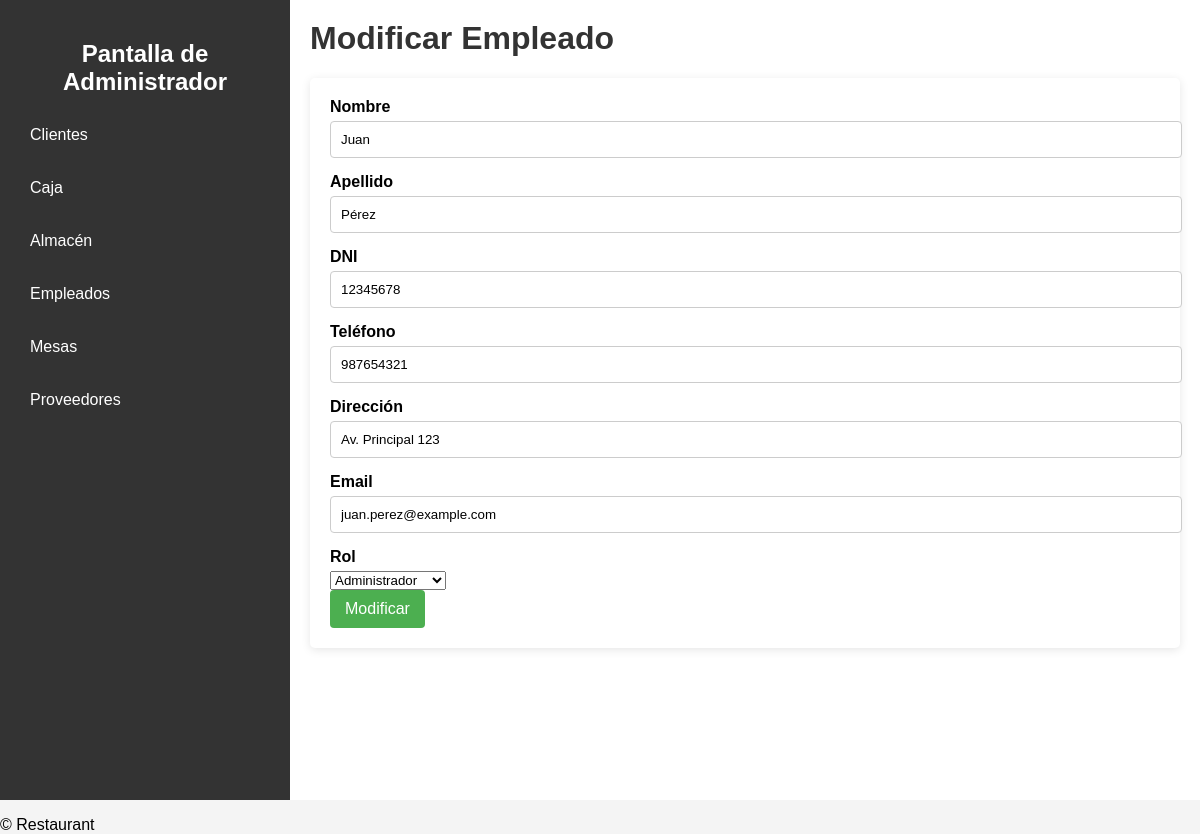
/vista/modificar_empleado.php?id=1, run on an earlier commit of the app's database.
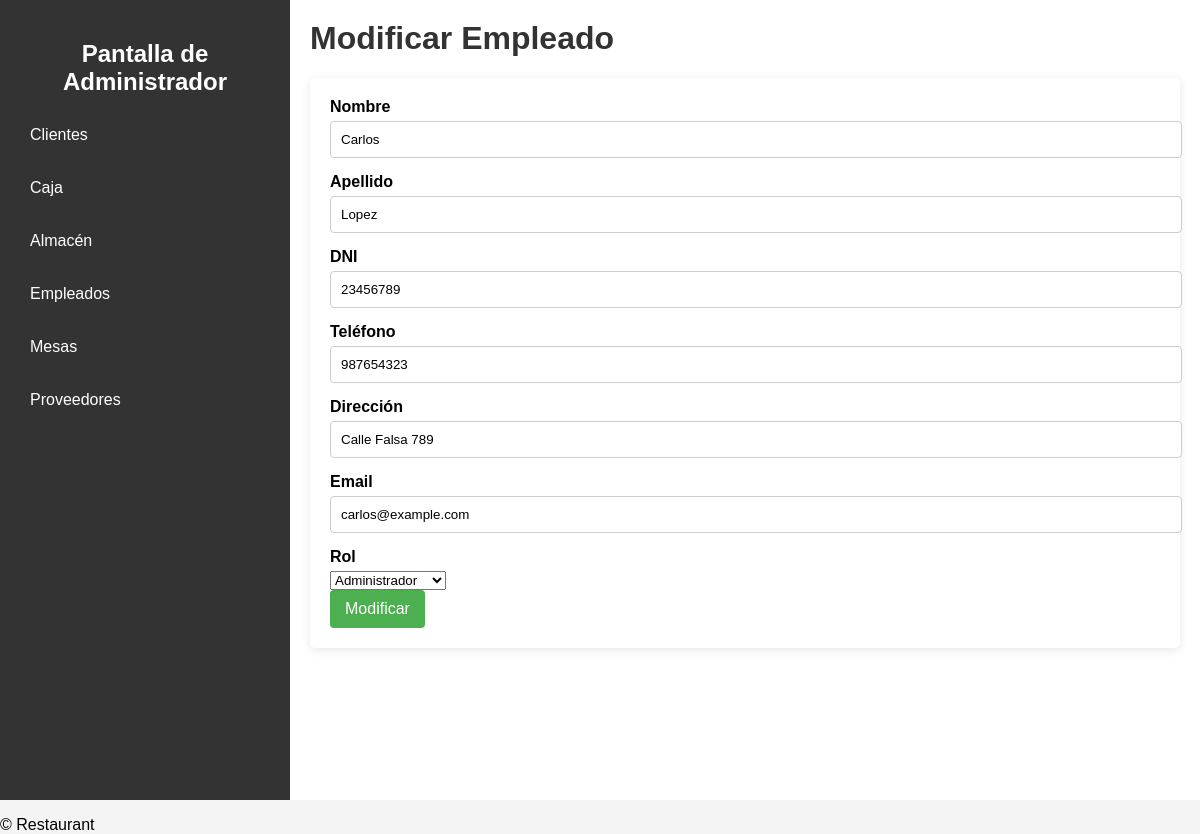
And on a later commit of the database.
### tables this page shows
CREATE TABLE `empleados` (
  `id_empleado` int(11) NOT NULL,
  `id_rol` int(11) DEFAULT NULL,
  `nombre` varchar(100) DEFAULT NULL,
  `apellido` varchar(100) DEFAULT NULL,
  `dni` varchar(8) DEFAULT NULL,
  `telefono` varchar(9) DEFAULT NULL,
  `email` varchar(100) DEFAULT NULL,
  `direccion` varchar(255) DEFAULT NULL,
  `fecha_contratacion` date DEFAULT NULL,
  `estado` tinyint(1) DEFAULT NULL
);

CREATE TABLE `roles` (
  `id_rol` int(11) NOT NULL,
  `nombre_rol` varchar(50) DEFAULT NULL,
  `descripcion` varchar(255) DEFAULT NULL
);

### vista/modificar_empleado.php (the view, shortened to what this page needs)
<?php
include "../config/conexion.php";
$id = $_GET["id"];
$sql = $conexion->query("SELECT * FROM empleados WHERE id_empleado = $id");
?>
<!DOCTYPE html>
<html lang="es">
<head>
    <link rel="stylesheet" href="../public/styles/admi.css">
</head>
<body>
    <div class="container">
        <nav class="sidebar">
            <h2>Pantalla de Administrador</h2>
            <ul>
                <li><a href="#" onclick="showSection('clientes')">Clientes</a></li>
                <li><a href="#" onclick="showSection('caja')">Caja</a></li>
                <li><a href="#" onclick="showSection('almacen')">Almacén</a></li>
                <li><a href="#" onclick="showSection('empleados')">Empleados</a></li>
                <li><a href="#" onclick="showSection('mesas')">Mesas</a></li>
                <li><a href="#" onclick="showSection('proveedores')">Proveedores</a></li>
            </ul>
        </nav>
        <main class="content">
            <h1>Modificar Empleado</h1>
            <div class="container-fluid row">
                <form class="col-4 p-3" method="POST">
                    <?php
                        include "../controlador/modificar_empleado.php";
                        while ($datos = $sql->fetch_object()) { ?>
                            <div class="mb-3">
                                <label for="nombre" class="form-label">Nombre</label>
                                <input type="text" class="form-control" name="nombre" value="<?= $datos->nombre ?>" required>
                            </div>
                            <div class="mb-3">
                                <label for="apellido" class="form-label">Apellido</label>
                                <input type="text" class="form-control" name="apellido" value="<?= $datos->apellido ?>" required>
                            </div>
                            <div class="mb-3">
                                <label for="dni" class="form-label">DNI</label>
                                <input type="text" class="form-control" name="dni" value="<?= $datos->dni ?>" required>
                            </div>
                            <div class="mb-3">
                                <label for="telefono" class="form-label">Teléfono</label>
                                <input type="text" class="form-control" name="telefono" value="<?= $datos->telefono ?>" required>
                            </div>
                            <div class="mb-3">
                                <label for="direccion" class="form-label">Dirección</label>
                                <input type="text" class="form-control" name="direccion" value="<?= $datos->direccion ?>" required>
                            </div>
                            <div class="mb-3">
                                <label for="email" class="form-label">Email</label>
                                <input type="email" class="form-control" name="email" value="<?= $datos->email ?>" required>
                            </div>
                            <div class="mb-3">
                                <label for="id_rol" class="form-label">Rol</label>
                                <select class="form-select" name="id_rol" required>
                                    <?php
                                    $sql_roles = $conexion->query("SELECT * FROM roles");
                                    while ($rol = $sql_roles->fetch_object()) { ?>
                                        <option value="<?= $rol->id_rol ?>" <?= $rol->id_rol == $datos->id_rol ? 'selected' : '' ?>><?= $rol->nombre_rol ?></option>
                                    <?php } ?>
                                </select>
                            </div>
                        <?php } ?>
                    <button type="submit" class="btn btn-primary" name="btnmodificar" value="ok">Modificar</button>
                </form>
            </div>
        </main>
    </div>
    <footer>
        <p>&copy; Restaurant</p>
    </footer>
</body>
</html>

### public/styles/admi.css (style rules this page uses)
body { font-family: Arial, sans-serif; margin: 0; padding: 0; background-color: #f4f4f4; height: 100vh; }
.container { display: flex; height: 100%; }
.sidebar { width: 250px; background-color: #333; color: #fff; padding: 20px; }
.sidebar h2 { text-align: center; }
.sidebar ul { list-style: none; padding: 0; }
.sidebar ul li { margin: 15px 0; }
.sidebar ul li a { color: #fff; text-decoration: none; padding: 10px; display: block; transition: background 0.3s; }
.content { flex: 1; padding: 20px; background-color: #fff; }
.content h1 { margin-top: 0; }
h1,h3 { color: #333; }
form { background-color: white; padding: 20px; border-radius: 5px; box-shadow: 0 2px 10px rgba(0, 0, 0, 0.1); }
form label { display: block; margin-bottom: 5px; font-weight: bold; }
form input { width: 100%; padding: 10px; margin-bottom: 15px; border: 1px solid #ccc; border-radius: 4px; }
form button { background-color: #4CAF50; color: white; padding: 10px 15px; border: none; border-radius: 4px; cursor: pointer; font-size: 16px; }

What changed in the data, as far as the page shows it:
changed empleados "Administrador": nombre "Juan" → "Carlos"; apellido "Pérez" → "Lopez"; dni "12345678" → "23456789"; telefono "987654321" → "987654323"; direccion "Av. Principal 123" → "Calle Falsa 789"; email "juan.perez@example.com" → "carlos@example.com"
